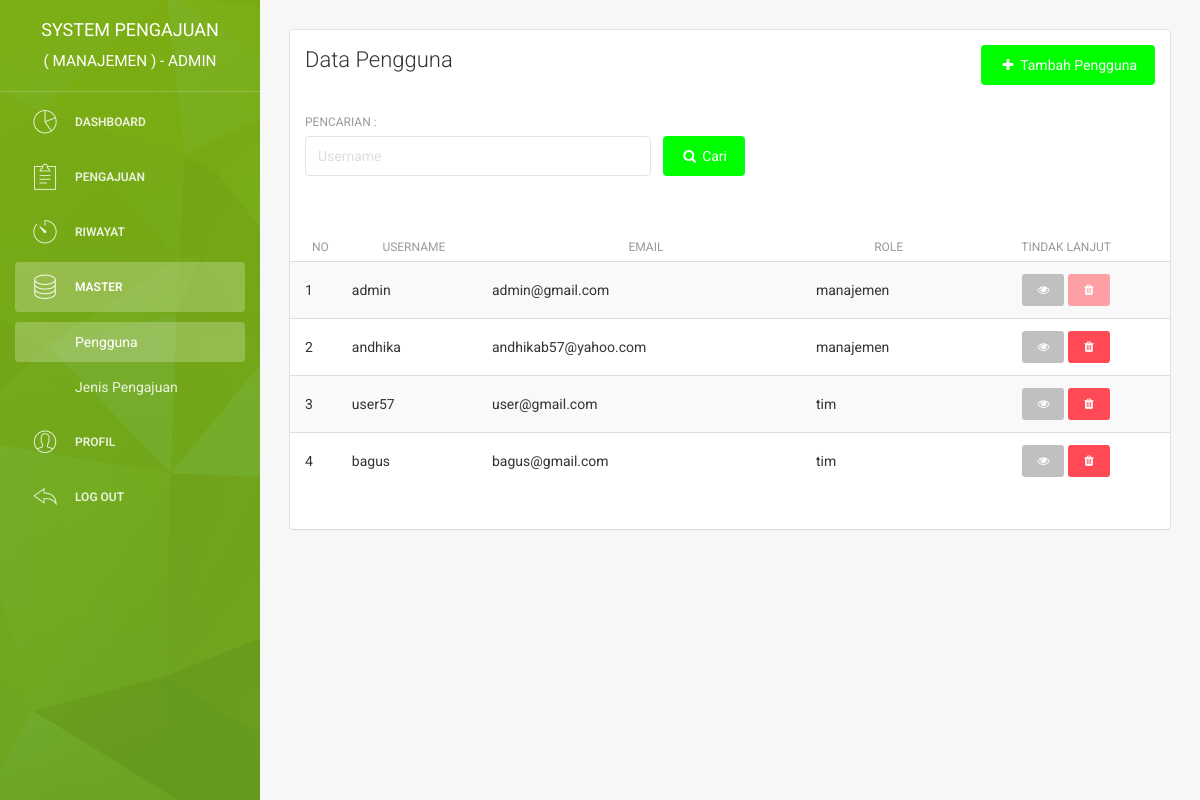
The page /admin/user.php (signed in) on the database its author committed.
### tables this page shows
CREATE TABLE `user` (
  `id_user` int(11) NOT NULL,
  `username` varchar(225) NOT NULL,
  `email` varchar(225) NOT NULL,
  `password` varchar(225) NOT NULL,
  `nama_depan` varchar(225) NOT NULL,
  `nama_belakang` varchar(225) NOT NULL,
  `jk` enum('laki-laki','perempuan') NOT NULL,
  `no_hp` varchar(50) NOT NULL,
  `alamat` text NOT NULL,
  `role` enum('manajemen','tim') NOT NULL,
  `pembuatan_akun` date NOT NULL,
  `update_akun` date NOT NULL
);

### admin/user.php (the view, shortened to what this page needs)
<?php
    include '../system/koneksi.php';
?>
<!doctype html>
<html lang="en">
<head>
    <link href="../assets/css/bootstrap.min.css" rel="stylesheet" />
    <link href="../assets/css/animate.min.css" rel="stylesheet"/>
    <link href="../assets/css/light-bootstrap-dashboard.css" rel="stylesheet"/>
    <link href="../assets/css/demo.css" rel="stylesheet" />
    <link href="http://maxcdn.bootstrapcdn.com/font-awesome/4.2.0/css/font-awesome.min.css" rel="stylesheet">
    <link href="../assets/css/pe-icon-7-stroke.css" rel="stylesheet" />
    <link rel="stylesheet" href="../assets/dist/sweetalert.css">
</head>
<body>
<div class="wrapper">
    <div class="sidebar" data-color="green" data-image="../assets/img/1.jpg">
    	<div class="sidebar-wrapper">
            <div class="logo">
                <a href="index" class="simple-text">
<?php
 $query_login = "SELECT * FROM user WHERE email ='$_SESSION[email]'";
    $result_login = mysqli_query($con, $query_login);
    $data_login = mysqli_fetch_assoc($result_login);
    $username = $data_login["username"];
?>
                        System Pengajuan<br><small>( MANAJEMEN ) - <?php echo $username ?></small>
                </a>
            </div>
            <ul class="nav">
                <li>
                    <a href="index">
                        <i class="pe pe-7s-graph"></i>
                        <p>Dashboard</p>
                    </a>
                </li>
                <li>
                    <a href="pengajuan">
                        <i class="pe pe-7s-note2"></i>
                        <p>Pengajuan</p>
                    </a>
                </li>
                <li>
                    <a href="riwayat">
                        <i class="pe pe-7s-timer"></i>
                        <p>Riwayat</p>
                    </a>
                </li>
                <li class="active">
                    <a data-toggle="collapse" href="#componentsExamples" aria-expanded="true">
                        <i class="pe-7s-server"></i>
                        <p>Master</p>
                    </a>
                    <div class="collapse in" id="componentsExamples">
                        <ul class="nav">
                            <li class="active"><a href="user">Pengguna</a></li>
                            <li><a href="jenis_pengajuan">Jenis Pengajuan</a></li>
                        </ul>
                    </div>
                </li>
                <li>
                    <a href="profil">
                        <i class="pe pe-7s-user"></i>
                        <p>Profil</p>
                    </a>
                </li>
                <li>
                    <a href="#" onclick = "logout()">
                        <i class="pe pe-7s-back"></i>
                        <p>Log out</p>
                    </a>
                </li>
            </ul>
    	</div>
    </div>
    <div class="main-panel">
        <div class="content">
            <div class="container-fluid">
                <div class="row">
                    <div class="col-md-12">
                        <div class="card">
                            <div class="header">
                                <div class="row">
                                    <div class="col-md-6">
                                        <h4 class="title">Data Pengguna</h4>
                                    </div>
                                    <div class="col-md-6" align="right">
                                        <a href="tambah_user">
                                            <button type="button" class="btn btn-primary btn-fill">
                                                <i class="fa fa-plus"></i> Tambah Pengguna
                                            </button>
                                        </a>
                                    </div>
                                </div>
                                <br>
                                <form id="form_pencarian"  action="?" method="get">
                                    <div class="row">
                                        <div class="col-md-5">
                                            <div class="form-group">
                                                <label>Pencarian : </label>
<?php
        if (isset($_GET['cari'])) {
            $username = ($_GET["cari"]);
?>
                <input type="text" name="cari" id="cari" class="form-control" placeholder="Username" value="<?php echo $username ?>">
<?php
        }
        else {
?>
                <input type="text" name="cari" id="cari" class="form-control" placeholder="Username">
<?php
        }
?>
                                            </div>
                                        </div>
                                        <div class="col-md-1">
                                            <button type="submit" rel="tooltip" class="btn btn-primary btn-fill">
                                                <i class="fa fa-search"></i> Cari
                                            </button>
                                        </div>
                                    </div>
                                </form>
                            </div>
                            <div class="content table-responsive table-full-width">
<?php
        if (isset($_GET['cari'])) {
            $username = ($_GET["cari"]);
                $query = "SELECT * FROM user WHERE username like '%$username%' ORDER BY role" ;
        }
        else {
                $query = "SELECT * FROM user ORDER BY role" ;
        }
            $result = mysqli_query($con, $query);
            if($result->num_rows == 0){
                                    echo '<div class="content table-responsive table-full-width">
                                        <table class="table table-hover table-striped">
                                            <thead>
                                                <th>No</th>
                                                <th>Username</th>
                                                <th>Email</th>
                                                <th>Role</th>
                                                <th>Tindak Lanjut</th>
                                            </thead>
                                            <tbody>
                                                <tr>
                                                    <td colspan="8" align="center">
                                                        Anda tidak memiliki pengajuan
                                                        <br>
                                                        <a href="user">
                                                            <button type="button" class="btn btn-primary btn-fill btn-sm">
                                                                <i class="fa fa-refresh"></i> Refresh data
                                                            </button>
                                                        </a>
                                                    </td>
                                                </tr>
                                            </tbody>
                                        </table>
                                    </div>';
            }
            else {
                                    echo '<div class="content table-responsive table-full-width">
                                        <table class="table table-hover table-striped table-paginate">
                                            <thead>
                                                <th>No</th>
                                                <th>Username</th>
                                                <th>Email</th>
                                                <th>Role</th>
                                                <th>Tindak Lanjut</th>
                                            </thead>
                                            <tbody>';
                    $query_tim = "SELECT * FROM user WHERE ROLE = 'tim'" ;
                    $result_tim = mysqli_query($con, $query_tim);
                    $no = 1;
                while($data = mysqli_fetch_assoc($result)){
                                                echo '<tr>
                                                <td>'.$no.'</td>
                                                <td>'.$data['username'].'</td>
                                                <td>'.$data['email'].'</td>
                                                <td>'.$data['role'].'</td>
                                                <td align="center">
                                                    <a href="detail_user?id='.$data['id_user'].'">
                                                        <button type="button" class="btn btn-info btn-fill btn-sm">
                                                            <i class="fa fa-eye"></i>
                                                        </button>
                                                    </a>';
                    if( $data['email'] == $_SESSION['email'] ){
                                                    echo '<button  type="button" rel="tooltip" class="btn btn-danger btn-fill btn-sm" disabled>
                                                        <i class="fa fa-trash"></i>
                                                    </button>';
                    }
                    else{
                        if ($result_tim->num_rows == 1){
                                                    echo' <button type="button" rel="tooltip" class="btn btn-danger btn-fill btn-sm" disabled>
                                                        <i class="fa fa-trash"></i>
                                                    </button>';
                        }else{
                                                    echo' <button onclick="hapususer('.$data['id_user'].')"  type="button" rel="tooltip" class="btn btn-danger btn-fill btn-sm">
                                                        <i class="fa fa-trash"></i>
                                                    </button>
                                                </td>
                                            </tr>';
                        }
                    }
                                        $no++;
                    }
                                            echo'</tbody>
                                        </table>
                                    </div>';
                }
            ?>
                            </div>
                        </div>
                    </div>
                </div>
            </div>
        </div>
    </div>
</div>
</body>
</html>

### rows shown on the page
user: username "ADMIN", username "admin", email "admin@gmail.com", role "manajemen"
user: username "andhika", email "andhikab57@yahoo.com", role "manajemen"
user: username "user57", email "user@gmail.com", role "tim"
user: username "bagus", email "bagus@gmail.com", role "tim"
